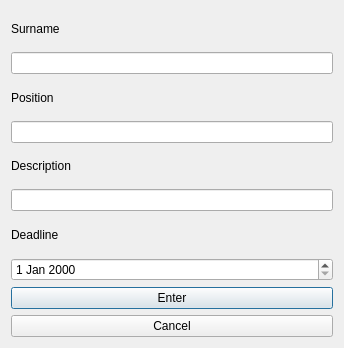
<?xml version="1.0" encoding="UTF-8"?>
<ui version="4.0">
 <class>addWindow</class>
 <widget class="QDialog" name="addWindow">
  <property name="geometry">
   <rect>
    <x>0</x>
    <y>0</y>
    <width>344</width>
    <height>348</height>
   </rect>
  </property>
  <property name="windowTitle">
   <string>Adding a task</string>
  </property>
  <layout class="QGridLayout" name="gridLayout_2">
   <item row="0" column="0">
    <layout class="QGridLayout" name="gridLayout">
     <item row="4" column="1">
      <widget class="QLabel" name="label_3">
       <property name="text">
        <string>Description</string>
       </property>
      </widget>
     </item>
     <item row="1" column="1">
      <widget class="QLineEdit" name="lineEdit_4"/>
     </item>
     <item row="7" column="1">
      <widget class="QDateEdit" name="dateEdit"/>
     </item>
     <item row="5" column="1">
      <widget class="QLineEdit" name="lineEdit_2"/>
     </item>
     <item row="0" column="1">
      <widget class="QLabel" name="label">
       <property name="text">
        <string>Surname</string>
       </property>
      </widget>
     </item>
     <item row="6" column="1">
      <widget class="QLabel" name="label_4">
       <property name="text">
        <string>Deadline</string>
       </property>
      </widget>
     </item>
     <item row="2" column="1">
      <widget class="QLabel" name="label_2">
       <property name="text">
        <string>Position</string>
       </property>
      </widget>
     </item>
     <item row="9" column="1">
      <widget class="QPushButton" name="pushButton">
       <property name="text">
        <string>Enter</string>
       </property>
      </widget>
     </item>
     <item row="3" column="1">
      <widget class="QLineEdit" name="lineEdit_3"/>
     </item>
     <item row="10" column="1">
      <widget class="QPushButton" name="pushButton_2">
       <property name="text">
        <string>Cancel</string>
       </property>
      </widget>
     </item>
    </layout>
   </item>
  </layout>
 </widget>
 <resources/>
 <connections>
  <connection>
   <sender>pushButton</sender>
   <signal>clicked()</signal>
   <receiver>addWindow</receiver>
   <slot>result_saved()</slot>
   <hints>
    <hint type="sourcelabel">
     <x>162</x>
     <y>281</y>
    </hint>
    <hint type="destinationlabel">
     <x>798</x>
     <y>268</y>
    </hint>
   </hints>
  </connection>
  <connection>
   <sender>pushButton_2</sender>
   <signal>clicked()</signal>
   <receiver>addWindow</receiver>
   <slot>to_close()</slot>
   <hints>
    <hint type="sourcelabel">
     <x>210</x>
     <y>330</y>
    </hint>
    <hint type="destinationlabel">
     <x>824</x>
     <y>317</y>
    </hint>
   </hints>
  </connection>
 </connections>
 <slots>
  <slot>result_saved()</slot>
  <slot>to_close()</slot>
 </slots>
</ui>
